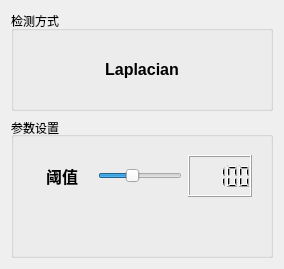
      <widget class="QWidget" name="page_2">
       <layout class="QVBoxLayout" name="verticalLayout_12">
        <item>
         <widget class="QGroupBox" name="groupBox_8">
          <property name="sizePolicy">
           <sizepolicy hsizetype="Preferred" vsizetype="Fixed">
            <horstretch>0</horstretch>
            <verstretch>0</verstretch>
           </sizepolicy>
          </property>
          <property name="minimumSize">
           <size>
            <width>0</width>
            <height>100</height>
           </size>
          </property>
          <property name="title">
           <string>检测方式</string>
          </property>
          <layout class="QVBoxLayout" name="verticalLayout_11">
           <item>
            <widget class="QLabel" name="label_9">
             <property name="text">
              <string>&lt;html&gt;&lt;head/&gt;&lt;body&gt;&lt;p align=&quot;center&quot;&gt;&lt;span style=&quot; font-size:12pt; font-weight:600;&quot;&gt;Laplacian&lt;/span&gt;&lt;/p&gt;&lt;/body&gt;&lt;/html&gt;</string>
             </property>
             <property name="scaledContents">
              <bool>false</bool>
             </property>
            </widget>
           </item>
          </layout>
         </widget>
        </item>
        <item>
         <widget class="QGroupBox" name="groupBox_7">
          <property name="title">
           <string>参数设置</string>
          </property>
          <property name="alignment">
           <set>Qt::AlignLeading|Qt::AlignLeft|Qt::AlignVCenter</set>
          </property>
          <property name="checkable">
           <bool>false</bool>
          </property>
          <layout class="QVBoxLayout" name="verticalLayout_10">
           <item>
            <widget class="QWidget" name="widget_6" native="true">
             <property name="sizePolicy">
              <sizepolicy hsizetype="Preferred" vsizetype="Fixed">
               <horstretch>0</horstretch>
               <verstretch>0</verstretch>
              </sizepolicy>
             </property>
             <property name="minimumSize">
              <size>
               <width>0</width>
               <height>60</height>
              </size>
             </property>
             <layout class="QHBoxLayout" name="horizontalLayout_7">
              <item>
               <widget class="QLabel" name="label_8">
                <property name="minimumSize">
                 <size>
                  <width>60</width>
                  <height>0</height>
                 </size>
                </property>
                <property name="toolTip">
                 <string/>
                </property>
                <property name="text">
                 <string>&lt;html&gt;&lt;head/&gt;&lt;body&gt;&lt;p align=&quot;center&quot;&gt;&lt;span style=&quot; font-size:12pt; font-weight:600;&quot;&gt;阈值&lt;/span&gt;&lt;/p&gt;&lt;/body&gt;&lt;/html&gt;</string>
                </property>
               </widget>
              </item>
              <item>
               <widget class="QSlider" name="sliderForBound">
                <property name="minimum">
                 <number>1</number>
                </property>
                <property name="maximum">
                 <number>255</number>
                </property>
                <property name="pageStep">
                 <number>10</number>
                </property>
                <property name="value">
                 <number>100</number>
                </property>
                <property name="orientation">
                 <enum>Qt::Horizontal</enum>
                </property>
               </widget>
              </item>
              <item>
               <widget class="QLCDNumber" name="lcdForV_2">
                <property name="intValue" stdset="0">
                 <number>100</number>
                </property>
               </widget>
              </item>
             </layout>
            </widget>
           </item>
           <item>
            <spacer name="verticalSpacer_4">
             <property name="orientation">
              <enum>Qt::Vertical</enum>
             </property>
             <property name="sizeHint" stdset="0">
              <size>
               <width>20</width>
               <height>40</height>
              </size>
             </property>
            </spacer>
           </item>
          </layout>
         </widget>
        </item>
       </layout>
      </widget>
